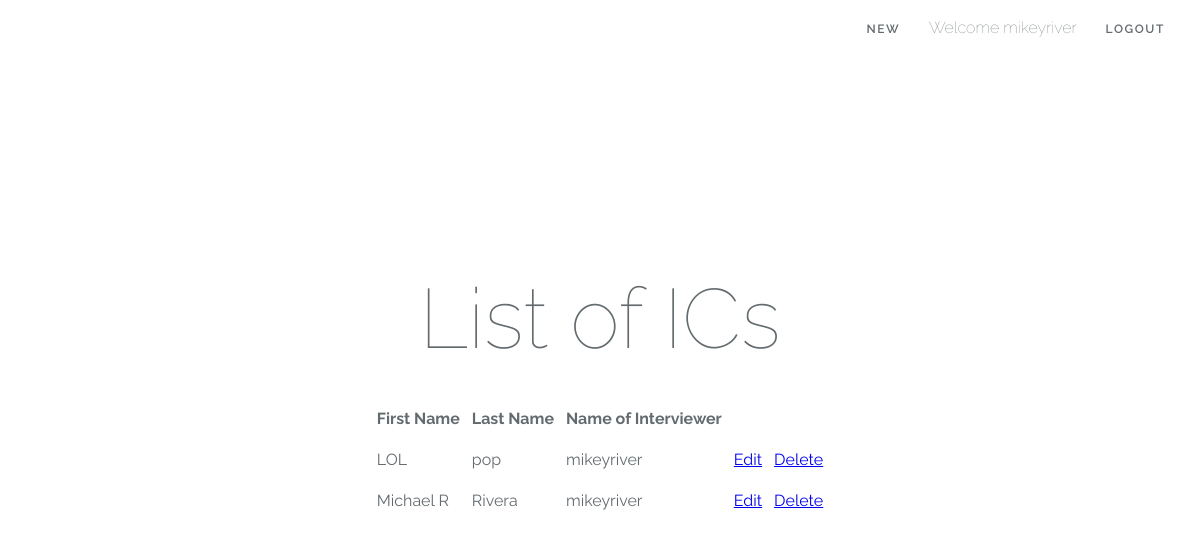
/ics/ (signed in), run on the app's committed database.
### project/models.py (models this page shows)
class Ic(models.Model):
    first_name = models.CharField(max_length=30)
    last_name = models.CharField(max_length=30)
    interviwer = models.ForeignKey(User, on_delete=models.CASCADE)

### project/views.py (the view)
class IcList(ListView):
    model = Ic

### templates/project/ic_list.html (shortened to what this page needs)
<head>
</head>
    <body>
        <div class="flex-center position-ref full-height">
                <div class="top-right links">
					<a href="{% url "ic_new" %}">New</a>
					    {% if user.is_authenticated %}
        					Welcome {{ user.username }}
	       					<a href="/accounts/logout/">Logout</a>
        				{% else %}
        					<a href="/accounts/login/">Login</a>
    					{% endif %}
                </div>
            <div class="content">
                <div class="title m-b-md">
                    List of ICs
                </div>
			<table  cellspacing="10">
				<thead>
					<tr>
					<td> First Name </td>
					<td> Last Name </td>
					<td> Name of Interviewer </td>
				</thead>
			    {% for Ic in object_list %}
			    <tbody>
			    	<tr>
				    <td> {{ Ic.first_name }} </td>
				    <td> {{ Ic.last_name }} </td>
   				    <td> {{ Ic.interviwer }} </td>
				    <td><a href="{% url "ic_edit" Ic.id %}">Edit</a></td>
				    <td><a href="{% url "ic_delete" Ic.id %}">Delete</a></td>
			    </tbody>
			    {% endfor %}
			</table>
            </div>
        </div>
    </body>

### templates/project/ic_list.html (style rules this page uses)
html, body { background-color: #fff; color: #636b6f; font-family: 'Raleway', sans-serif; font-weight: 100; height: 100vh; margin: 0; }
.full-height { height: 100vh; }
.flex-center { align-items: center; display: flex; justify-content: center; }
.position-ref { position: relative; }
.top-right { position: absolute; right: 10px; top: 18px; }
.content { text-align: center; }
.title { font-size: 84px; }
.links > a { color: #636b6f; padding: 0 25px; font-size: 12px; font-weight: 600; letter-spacing: .1rem; text-decoration: none; text-transform: uppercase; }
.m-b-md { margin-bottom: 30px; }
thead td { font-weight: bold; }

### data on the page
Ic: first_name "LOL", last_name "pop", interviwer "mikeyriver"
Ic: first_name "Michael R", last_name "Rivera", interviwer "mikeyriver"

### other printed values
{{ user.username }} "mikeyriver"
